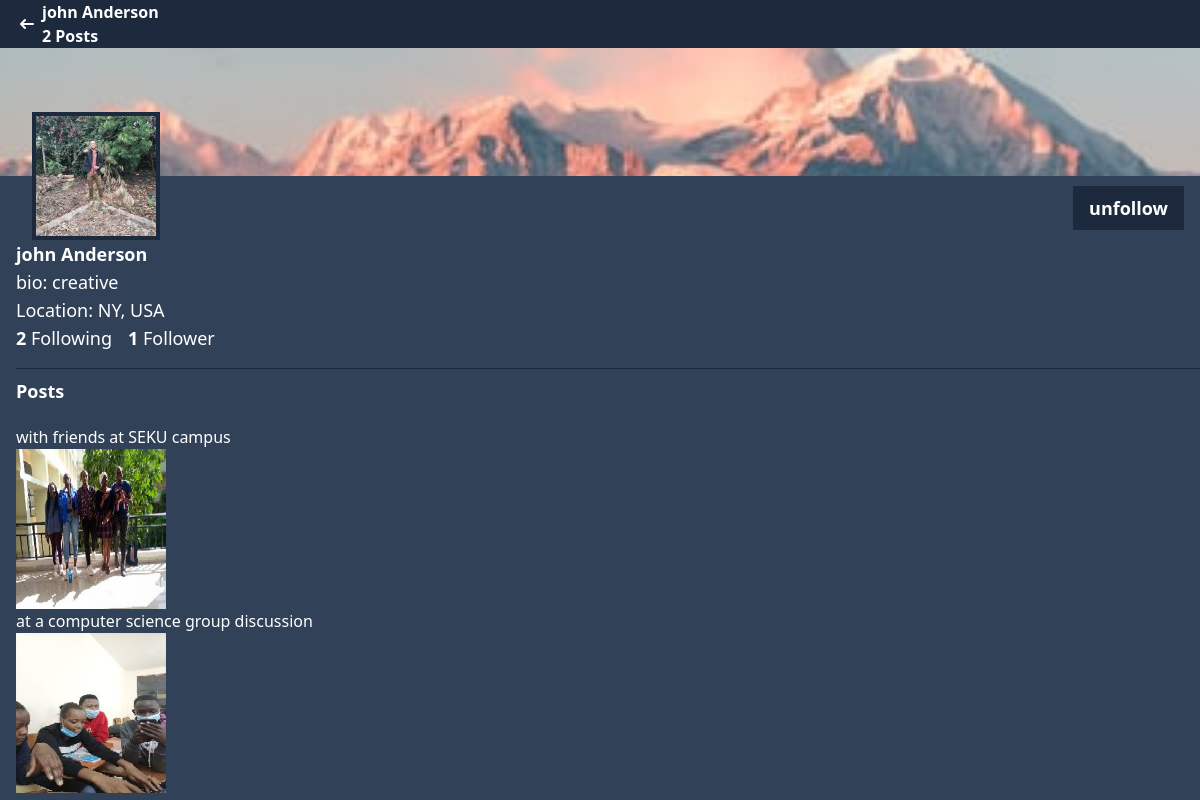
/profile/john/ (signed in), run on the app's committed database.
### accounts/models.py (models this page shows, shortened)
class Profile(models.Model):
    user = models.ForeignKey(User, on_delete=models.CASCADE)
    id_user = models.IntegerField()
    bio = models.TextField(blank=True)
    profileimg = models.ImageField(upload_to='profile_images', default='blank-profile.png')
    backgroundimg = models.ImageField(
        upload_to="profile_images", default="blank-profile.png"
    )
    location = models.CharField(max_length=100, blank=True)

### core/models.py (models this page shows, shortened)
class Post(models.Model):
    id = models.UUIDField(primary_key=True, default=uuid.uuid4)
    user = models.CharField(max_length=100)
    image = models.ImageField(upload_to='post_images')
    text = models.TextField()
    created_at = models.DateField(default=datetime.now)
    no_of_likes = models.IntegerField(default=0)
    class Meta:
        ordering = ("created_at",)

### accounts/views.py (the view)
# urls.py: path("profile/<str:username>/", views.profile, name='profile'),
@login_required(login_url='accounts:login')
def profile(request, username):
    user_object = User.objects.get(username=username)
    user_profile = Profile.objects.get(user=user_object)
    posts = Post.objects.filter(user=user_object)
    number_of_posts = len(posts)
    follower = request.user.username
    user = username
    if FollowersCount.objects.filter(follower=follower, user=user).first():
        button_text = 'unfollow'
    else:
        button_text = 'follow'
    user_followers = len(FollowersCount.objects.filter(user=user))
    user_following = len(FollowersCount.objects.filter(follower=user))
    context = {
        "user_object": user_object,
        "user_profile": user_profile,
        "user_posts": posts,
        "number_of_posts": number_of_posts,
        'button_text': button_text,
        "user_followers": user_followers,
        "user_following": user_following,
    }
    return render(request, 'profile.html', context)

### templates/profile.html (shortened to what this page needs)
{% load compress %}
{% load static %}
<!DOCTYPE html>
<html lang="en">
<head>
    {% compress css %}
        <link rel="stylesheet" href="{% static 'src/output.css' %}">
    {% endcompress %}
</head>
<body class="overflow-x-hidden">
    <div class="flex items-center space-x-2 bg-slate-800 text-white pl-3">
        <div>
            <a href={% url 'core:index' %} class="block">
                <svg class="w-3.5 h-3.5 ms-2 -rotate-180" aria-hidden="true" xmlns="http://www.w3.org/2000/svg" fill="none"
                    viewBox="0 0 14 10">
                    <path stroke="currentColor" stroke-linecap="round" stroke-linejoin="round" stroke-width="2"
                        d="M1 5h12m0 0L9 1m4 4L9 9" />
                </svg>
            </a>
        </div>
        <div>
            <h2 class="font-bold">{{user_object.first_name}} {{user_object.last_name}}</h2>
            {% if number_of_posts == 0 %}
                <span class="font-semibold">No posts</span>
            {% elif number_of_posts == 1 %}
                <span class="font-semibold">{{number_of_posts}} Post</span>
            {% else %}
                <span class="font-semibold">{{number_of_posts}} Posts</span>
            {% endif %}
        </div>
    </div>
    <div class="bg-slate-700 h-full pb-2">
        <div class="">
            <img
                src="{{user_profile.backgroundimg.url}}"
                class="object-cover w-full h-32"
                alt="profile background image"
            />
        </div>
        <div class="flex justify-between items-center mx-4">
            <div
                class="w-32 h-32 relative rounded-md ml-4 -mt-16"
            >
                <img
                    src="{{user_profile.profileimg.url}}"
                    class="object-cover w-32 h-32 border-4 border-slate-800"
                    alt="profile image"
                />
            </div>
            <div>
                {% if user_object.username == user.username %}
                <div>
                    <a href="#" class="edit-btn py-2 px-2 bg-slate-800 text-white rounded-full mr-4">
                        Edit Profile
                    </a>
                </div>
                {% else %}
                    <form
                        data-url="{% url 'accounts:follow' %}"
                        method="post"
                        class="follow-form"
                    >
                        <button class="follow-btn py-2 px-4 bg-slate-800 hover:bg-gray-300 hover:text-black text-white text-lg font-semibold">{{button_text}}</button>
                    </form>
                {% endif %}
            </div>
        </div>
        <div class="text-white ml-4">
            <h1 class="font-bold text-lg">{{user_object.first_name}} {{user_object.last_name}}</h1>
            {% if user_profile.bio %}
                <p class="text-lg">bio: {{user_profile.bio}}</p>
            {% endif%}
            {% if user_profile.location %}
                <p class="text-lg">Location: {{user_profile.location}}</p>
            {% endif %}
            <div class="flex space-x-4 text-lg">
                <p><span class="font-bold">{{user_following}}</span class='text-gray-300 font-semibold'> Following</p>
                {% if user_followers == 1 %}
                    <p><span class="font-bold">{{user_followers}}</span class='text-gray-300 font-semibold'> Follower</p>
                {% else %}
                    <p><span class="font-bold">{{user_followers}}</span class='text-gray-300 font-semibold'> Followers</p>
                {% endif %}
            </div>
        </div>
        <div class="flex flex-col  mt-4 border-t border-slate-800 w-full ml-4">
            <h1 class="text-white text-lg font-bold mt-2">Posts</h1>
            <div class="mt-5">
                <div class="post-section text-white">
                    <ul>
                        {% for post in user_posts %}
                            <li>
                                <a
                                    href="#"
                                >
                                    <p>{{post.text}}</p>
                                    {% if post.image.url is not None %}
                                    <img
                                        src="{{post.image.url}}"
                                        class="w-[150px] h-[160px]"
                                        alt='post image'
                                    />
                                    {% endif %}
                                </a>
                            <li>
                        {% endfor %}
                    </ul>
                </div>
            </div>
        </div>
    </div>
</body>
</html>

### data on the page
Profile: backgroundimg (picture), profileimg (picture), bio "creative", location "NY, USA"
Post: text "with friends at SEKU campus", image (picture)
Post: text "at a computer science group discussion", image (picture)

### other printed values
{{ user_object.first_name }} "john"
{{ user_object.last_name }} "Anderson"
{{ number_of_posts }} "2"
{{ button_text }} "unfollow"
{{ user_following }} "2"
{{ user_followers }} "1"
